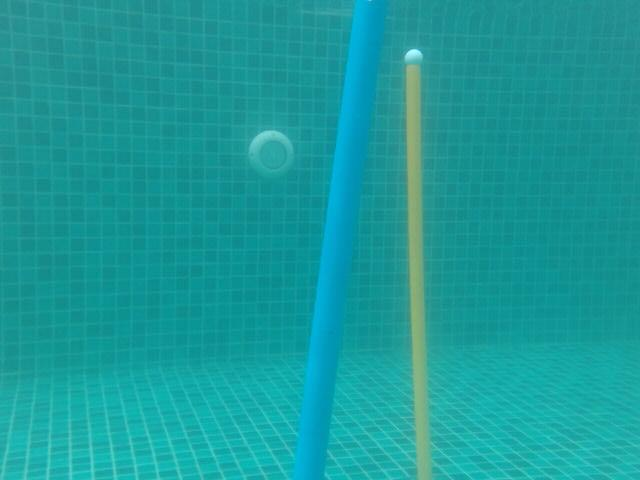
#> input picture test_folder/my_photo-496_jpg.rf.1be6fdb9046717e84f03cc4c4229c741 copy.jpg, 640 x 480 px
$ python -i function_file.py   (imports and definitions only)
#> lines starting #> are read from the running program, lines starting #| are printed output that depends on the picture
#> further down, picture is the input picture: shape (480, 640, 3); mean B, G, R 154.7, 155.1, 26.3
import time
import cv2
import numpy as np
import matplotlib.pyplot as plt
from segment_anything import sam_model_registry, SamAutomaticMaskGenerator, SamPredictor
from skimage import color
from scipy.ndimage import gaussian_filter1d
from scipy.signal import find_peaks

# [82 lines left out: functions classify_pole_color, show_anns_img, not called in this run]

def boost_underwater_image(img, r_mult=3.0, g_mult=1.0, b_mult=1.0, clip_limit=2.0, grid_size=8):

#> called with r_mult = 3, g_mult = 1, b_mult = 1, clip_limit = 2, grid_size = 8
    b, g, r = cv2.split(img.astype(np.float32))
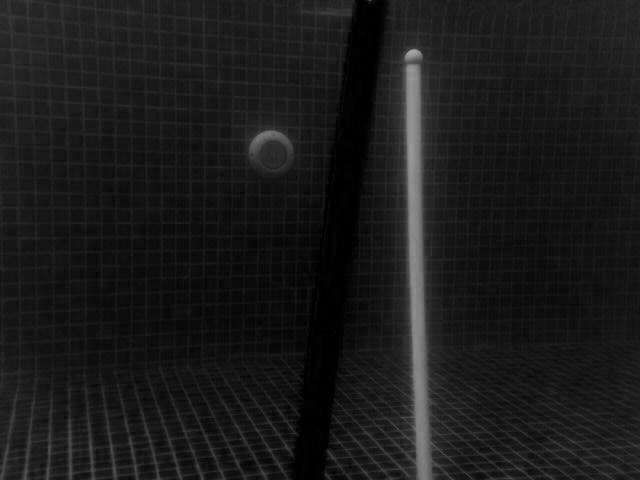
#> r: shape (480, 640) float32; min 0, max 170, mean 26.3

    b = np.clip(b * b_mult, 0, 255)
    g = np.clip(g * g_mult, 0, 255)
    r = np.clip(r * r_mult, 0, 255)
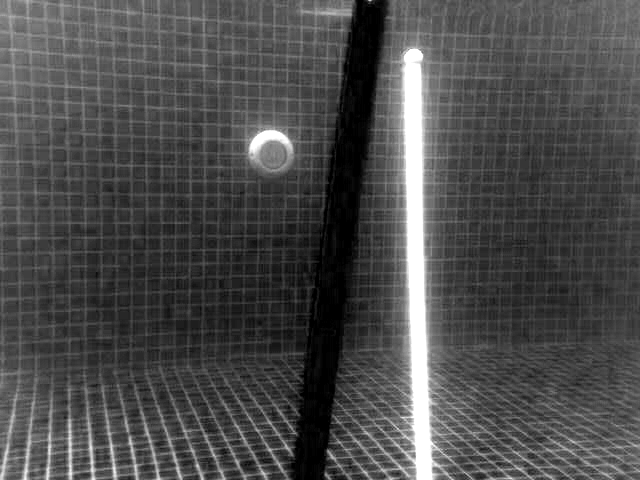
#> r: shape (480, 640) float32; min 0, max 255, mean 76.4

    color_corrected = cv2.merge((b, g, r)).astype(np.uint8)
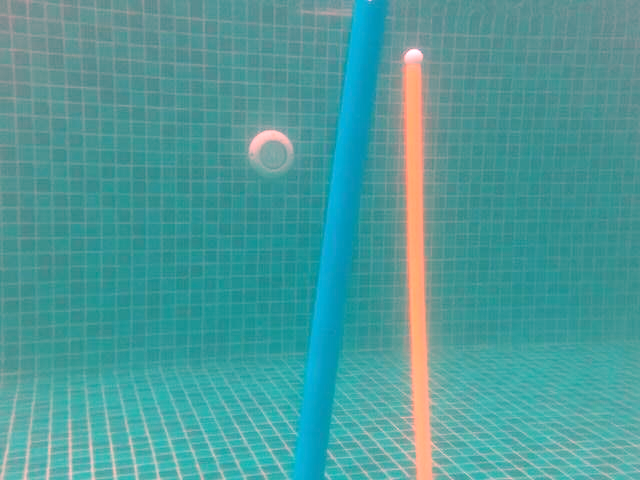
#> color_corrected: shape (480, 640, 3); mean B, G, R 154.7, 155.1, 76.4
    lab = cv2.cvtColor(color_corrected, cv2.COLOR_BGR2LAB)
#> lab: shape (480, 640, 3); mean of channels 0, 1, 2 152.4, 105.8, 121.5
    l, a, b_chan = cv2.split(lab)
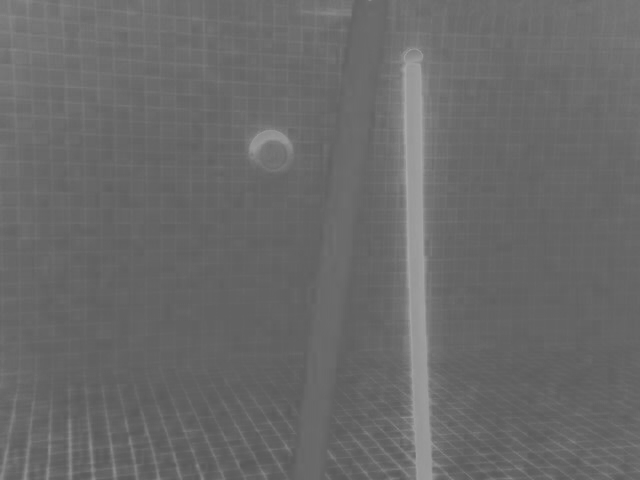
#> a: shape (480, 640); min 88, max 168, mean 105.8
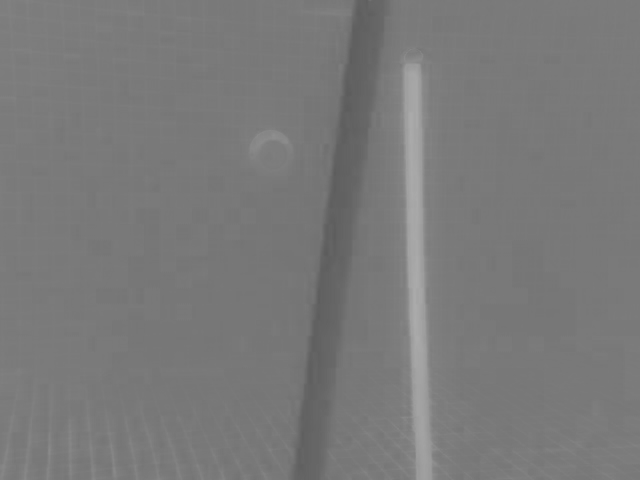
#> b_chan: shape (480, 640); min 92, max 171, mean 121.5

    clahe = cv2.createCLAHE(clipLimit=clip_limit, tileGridSize=(grid_size, grid_size))
    cl = clahe.apply(l)
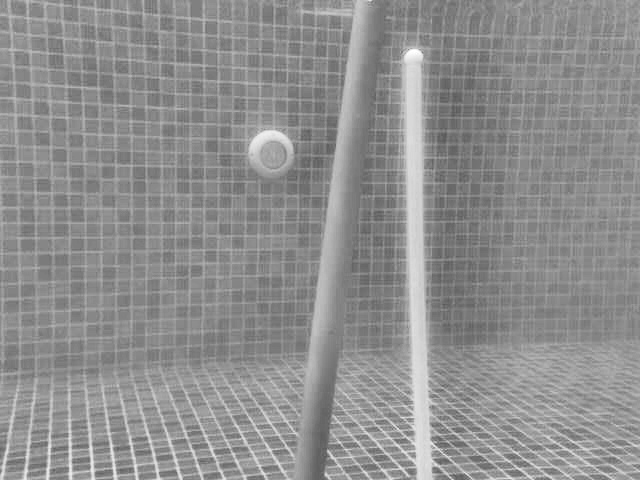
#> cl: shape (480, 640); min 89, max 255, mean 143.1

    merged_lab = cv2.merge((cl, a, b_chan))
#> merged_lab: shape (480, 640, 3); mean of channels 0, 1, 2 143.1, 105.8, 121.5
    final_img = cv2.cvtColor(merged_lab, cv2.COLOR_LAB2BGR)
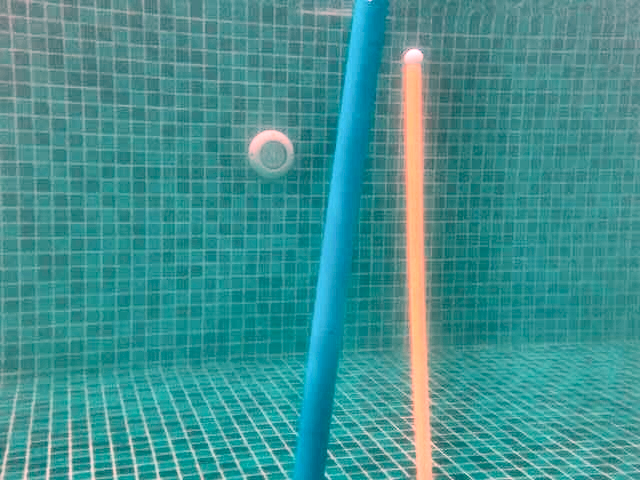
#> final_img: shape (480, 640, 3); mean B, G, R 145.2, 145.6, 65

    return final_img
# [62 lines left out: functions get_yolo_centers, apply_sam_masks, not called in this run]

>>> import cv2
>>> picture = cv2.imread('test_folder/my_photo-496_jpg.rf.1be6fdb9046717e84f03cc4c4229c741 copy.jpg')
>>> result = boost_underwater_image(picture)
